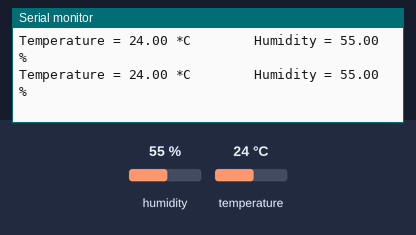
Recording of a sketch running on a simulated Arduino Uno, built with avr-gcc and run on an emulated ATmega328P. Parts: the last lines printed to the serial monitor. Inputs (shaded band) come from the test bench; at power-on: humidity 55 %, temperature 24 °C.

Above: at 2.8 s.
2.9 s: humidity set to 22 %
At 4.7 s:
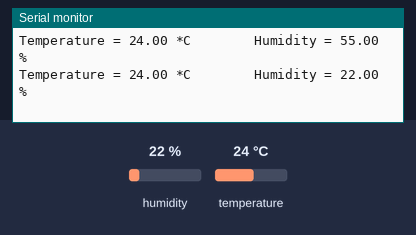
5.6 s: temperature set to 12 °C
At 7.1 s:
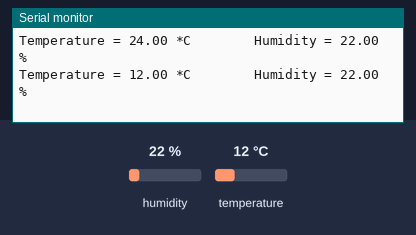
8.3 s: humidity set to 40 %
At 10.7 s:
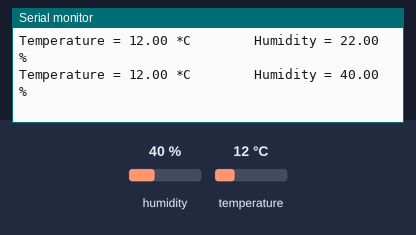
Timing chart, 0 to 12.2 s (numbered marks = the images above; inputs shaded):
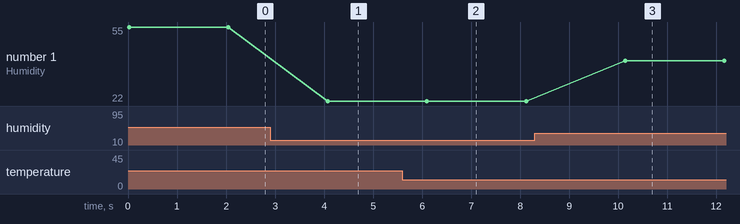

Measured:
- after the input at 2.9 s, the serial monitor: prints a new line after 1.2 s (image 1)
- after the input at 5.6 s, the serial monitor: prints a new line after 0.50 s (image 2)
- after the input at 8.3 s, the serial monitor: prints a new line after 1.8 s (image 3)
- plotted number 1: 55 → 22 after the input at 2.9 s, 22 → 40 after the input at 8.3 s

The sketch:

DHT_temp.ino
```cpp
#include<dht.h>

dht DHT;

#define DHT11_PIN 7
void setup() {
  // put your setup code here, to run once:
  Serial.begin(9600);
}


void loop() {
  // put your main code here, to run repeatedly:
  int chk = DHT.read11(DHT11_PIN);
  Serial.print("Temperature = ");
  Serial.print(DHT.temperature);
  Serial.print(" *C        Humidity = ");
  Serial.print(DHT.humidity);
  Serial.println(" %");
  delay(2000);
}
```
